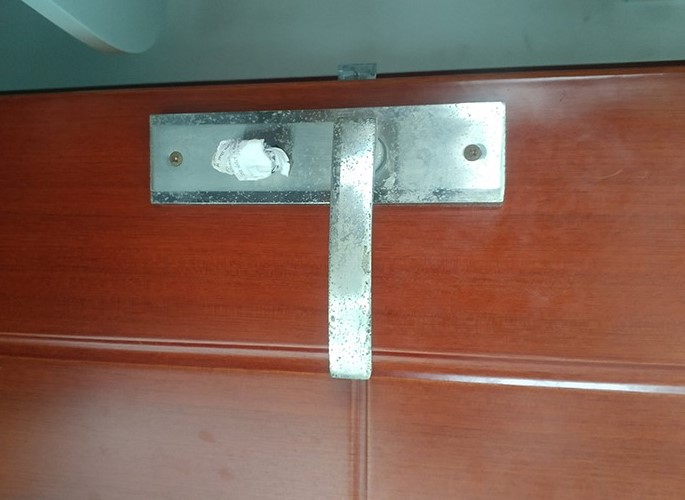
#> input picture images/t1.jpg, 685 x 500 px; its folder holds 4 pictures in this run
$ python test.py
#> lines starting #> are read from the running program, lines starting #| are printed output that depends on the picture
import numpy as np
import cv2

cascade = cv2.CascadeClassifier('./temp/cascade.xml')

for i in range(1,7):
    name = './images/t'+str(i)+'.jpg'
    img = cv2.imread(name)
#> img is the input picture: shape (500, 685, 3); mean B, G, R 85.2, 98.4, 129.7
    img = cv2.resize(img, (600, 450))
#> img: shape (450, 600, 3)
    gray = cv2.cvtColor(img, cv2.COLOR_BGR2GRAY)
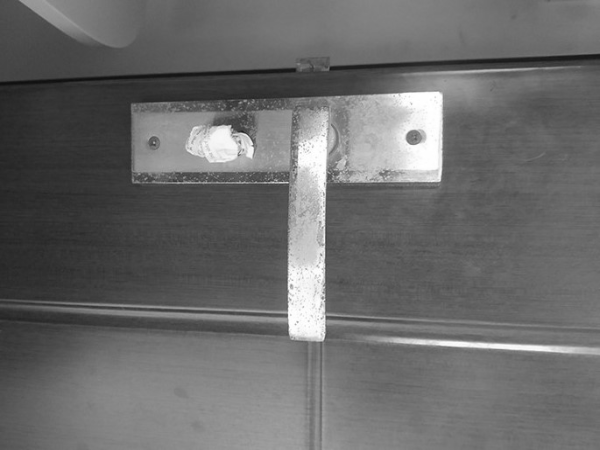
#> gray: shape (450, 600); min 15, max 255, mean 106.2
    doors = cascade.detectMultiScale(gray, 10, 5, cv2.CASCADE_SCALE_IMAGE, (150,150), (600,600))
#> doors = ()

    for (x, y, w, h) in doors:
        cv2.rectangle(img, (x, y), (x + w, y + h), (255, 0, 0), 2)
#> this loop made 0 passes

    cv2.imshow('img', img)
    cv2.waitKey(0)
    cv2.destroyAllWindows()
#> pass 2 of the loop `for i in range(1,7):`:
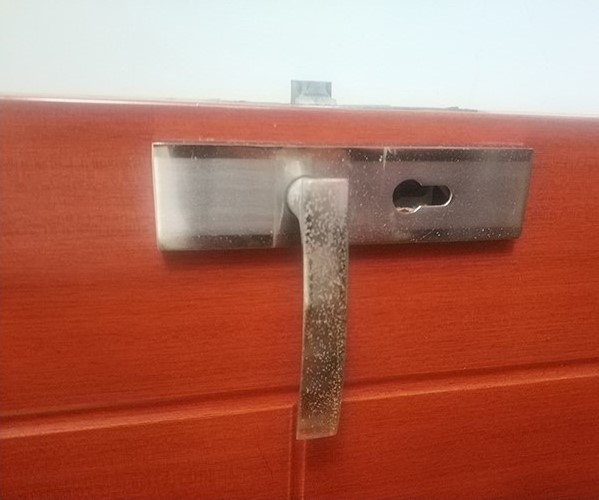
#> input picture images/t2.jpg, 599 x 500 px
#> img is the input picture: shape (500, 599, 3); mean B, G, R 90.6, 107.8, 175.5
#> `gray = cv2.cvtColor(img, cv2.COLOR_BGR2GRAY)`:
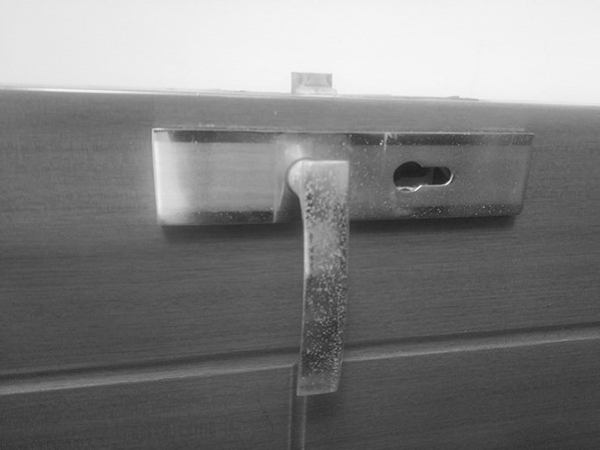
#> gray: shape (450, 600); min 28, max 247, mean 126
#> doors = [[235, 75, 320, 320], [40, 114, 320, 320]]
#> the loop `for (x, y, w, h) in doors:` made 2 passes
#> after the loop `for (x, y, w, h) in doors:`:
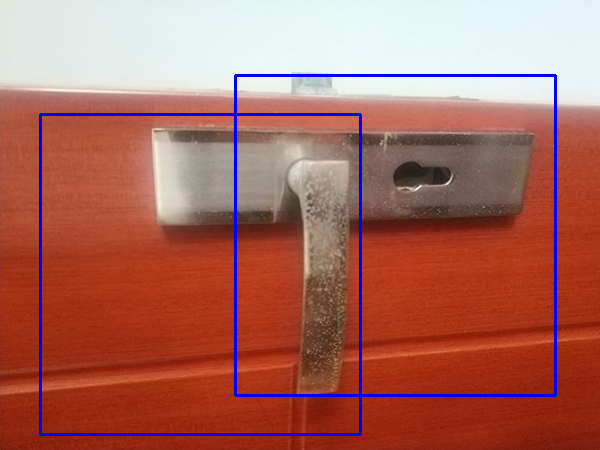
#> img: shape (450, 600, 3); mean B, G, R 95.7, 105.2, 170.5
#> pass 3 of the loop `for i in range(1,7):`:
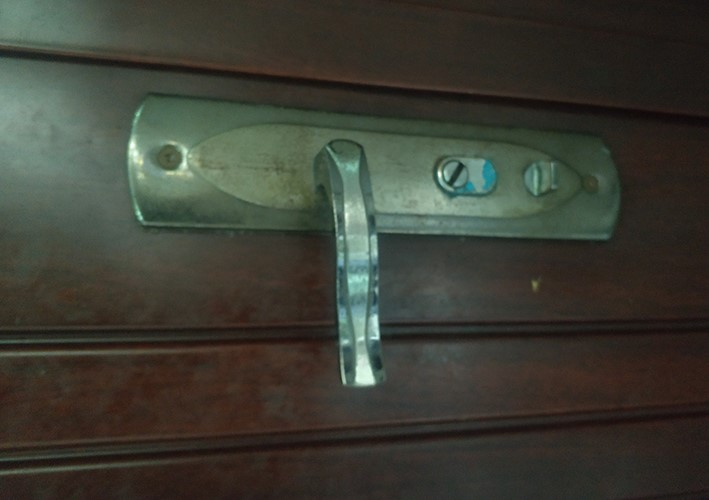
#> input picture images/t3.jpg, 709 x 500 px
#> img is the input picture: shape (500, 709, 3); mean B, G, R 51.8, 61.4, 60.2
#> `img = cv2.resize(img, (600, 450))`:
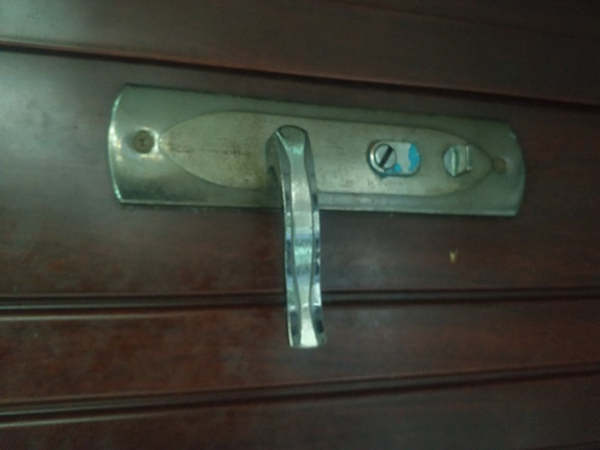
#> img: shape (450, 600, 3); mean B, G, R 51.7, 61.3, 60.1
#> `gray = cv2.cvtColor(img, cv2.COLOR_BGR2GRAY)`:
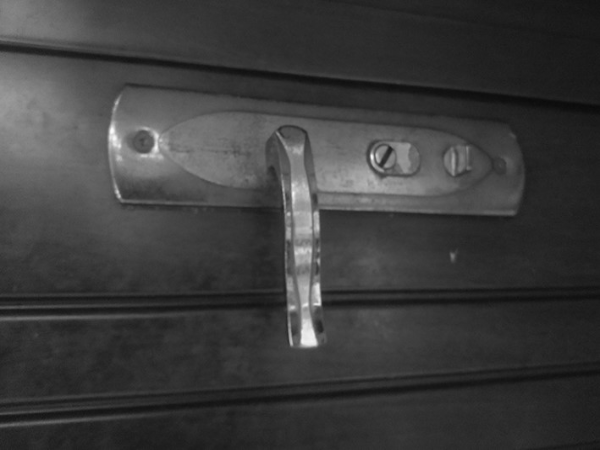
#> gray: shape (450, 600); min 9, max 250, mean 59.8
#> doors = ()
#> (the run stopped early here; a loop or call above may not have finished)
